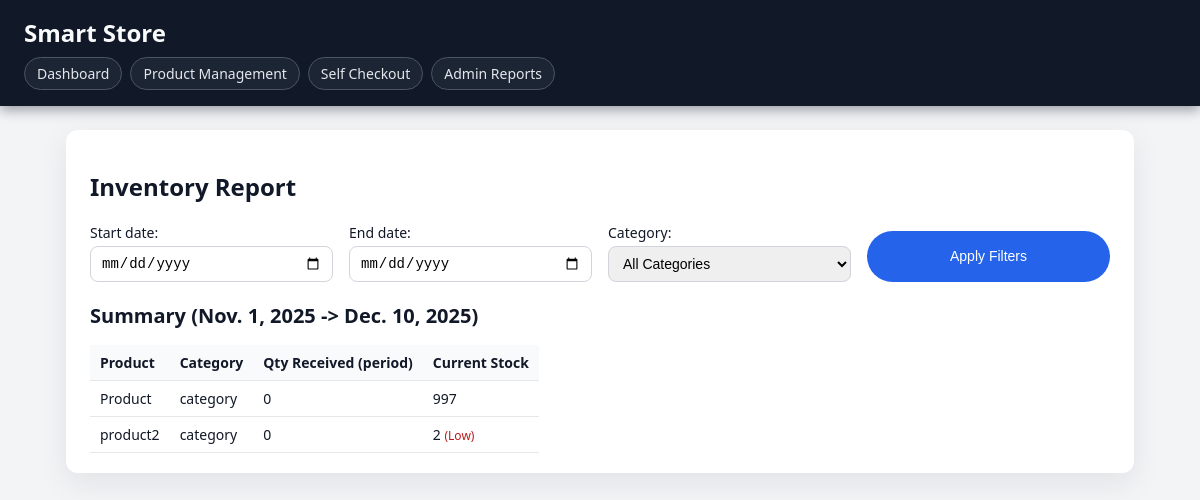
/inventory-reports/, run on an earlier commit of the app's database.
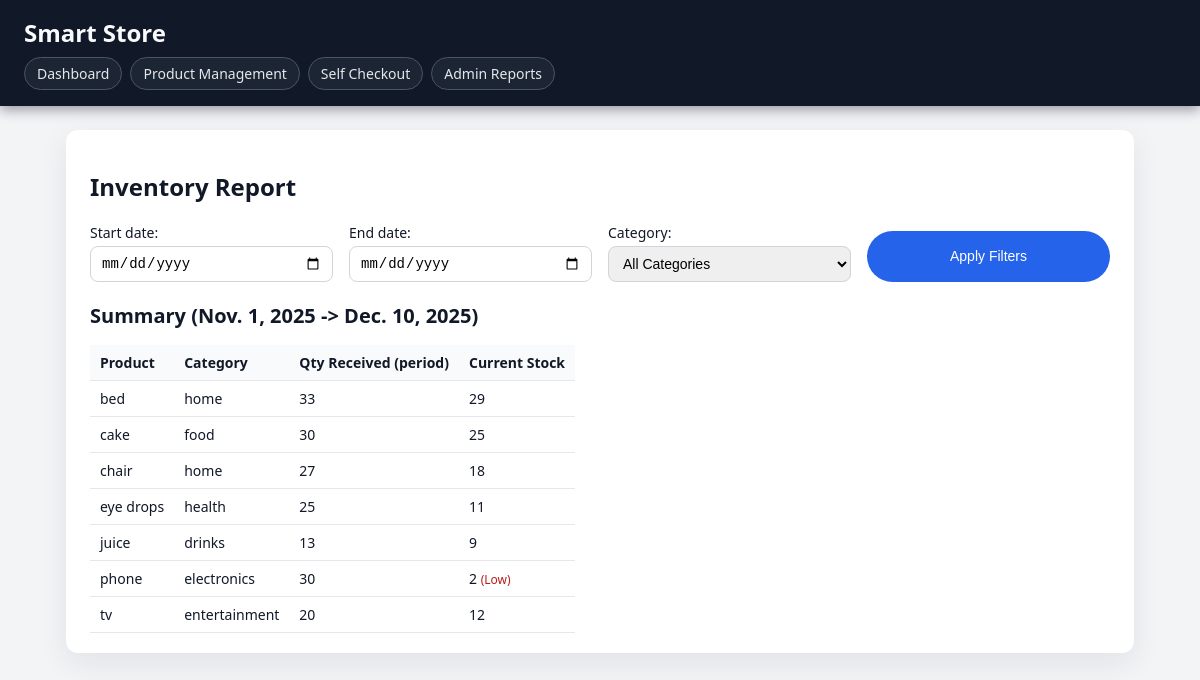
And on a later commit of the database.
### phase3/models.py (models this page shows, shortened)
class Products(models.Model):
    name = models.CharField(max_length=255)
    category = models.CharField(max_length=100)
    price = models.FloatField()
    epc = models.CharField(max_length=50, unique=True)
    upc = models.CharField(max_length=50, unique=True)
    producer_company = models.CharField(max_length=100)
    image_url = models.CharField()
    stock_quantity = models.IntegerField(default=0)
    expiry_date = models.DateField()

### phase3/views.py (the view)
# urls.py: path('inventory-reports/', views.inventory_report, name='inventory_report'),
def inventory_report(request):
    form = SalesReportsFiltersForm(request.GET or None)
    start_date_str = form["start_date"].value() or "2025-11-01"
    end_date_str   = form["end_date"].value() or str(date.today())
    category       = form["category"].value() or ""
    start_date = date.fromisoformat(start_date_str)
    end_date   = date.fromisoformat(end_date_str)
    products = Products.objects.all()
    if category:
        products = products.filter(category=category)
    date_filter = Q(
        inventoryreceived__date_received__gte=start_date,
        inventoryreceived__date_received__lte=end_date,
    )
    products_with_inventory = (
        products.annotate(
            quantity_received=Coalesce(
                Sum(
                    "inventoryreceived__quantity_received",
                    filter=date_filter,
                ),
                Value(0),
            )
        )
        .order_by("name")
    )
    context = {
        "form": form,
        "products": products_with_inventory,
        "start_date": start_date,
        "end_date": end_date,
    }
    return render(request, "inventory_report.html", context)

### phase3/forms.py
class SalesReportsFiltersForm(forms.Form):
    start_date = forms.DateField(required = False, widget = forms.DateInput(attrs= {"type" : "date"}))
    end_date = forms.DateField(required = False, widget = forms.DateInput(attrs={"type" : "date"}))
    category = forms.ChoiceField(required = False, choices = [("","All Categories")], widget=forms.Select())
    def __init__(self, *args, **kwargs):
        super().__init__(*args, **kwargs)
        categories = Products.objects.values_list("category", flat=True).distinct()
        self.fields["category"].choices += [(c, c) for c in categories]

### phase3/templates/inventory_report.html
{% extends "base.html" %}
{% block content %}
<section class="card">
    <h1>Inventory Report</h1>
    <form method="get" style="margin-bottom:20px;">
        {{ form.as_p }}
        <button type="submit">Apply Filters</button>
    </form>
    <h2>Summary ({{ start_date }} -> {{ end_date }})</h2>
    <table cellpadding="6">
        <thead>
            <tr>
                <th>Product</th>
                <th>Category</th>
                <th>Qty Received (period)</th>
                <th>Current Stock</th>
            </tr>
        </thead>
        <tbody>
        {% for product in products %}
            <tr>
                <td>{{ product.name }}</td>
                <td>{{ product.category }}</td>
                <td>{{ product.quantity_received }}</td>
                <td>
                    {{ product.stock_quantity }}
                    {% if product.stock_quantity|default:0 <= 5 %}
                        <span style="color:#b91c1c; font-size:12px;">(Low)</span>
                    {% endif %}
                </td>
            </tr>
        {% empty %}
            <tr>
                <td colspan="4">No products found for this period / filter.</td>
            </tr>
        {% endfor %}
        </tbody>
    </table>
</section>
{% endblock %}

What changed in the data, as far as the page shows it:
removed Products: name "Product", category "category", quantity_received "0", stock_quantity "997"
removed Products: name "product2", category "category", quantity_received "0", stock_quantity "2", shows "(Low)"
added Products: name "bed", category "home", quantity_received "33", stock_quantity "29"
added Products: name "cake", category "food", quantity_received "30", stock_quantity "25"
added Products: name "chair", category "home", quantity_received "27", stock_quantity "18"
added Products: name "eye drops", category "health", quantity_received "25", stock_quantity "11"
added Products: name "juice", category "drinks", quantity_received "13", stock_quantity "9"
added Products: name "phone", category "electronics", quantity_received "30", stock_quantity "2", shows "(Low)"
added Products: name "tv", category "entertainment", quantity_received "20", stock_quantity "12"
